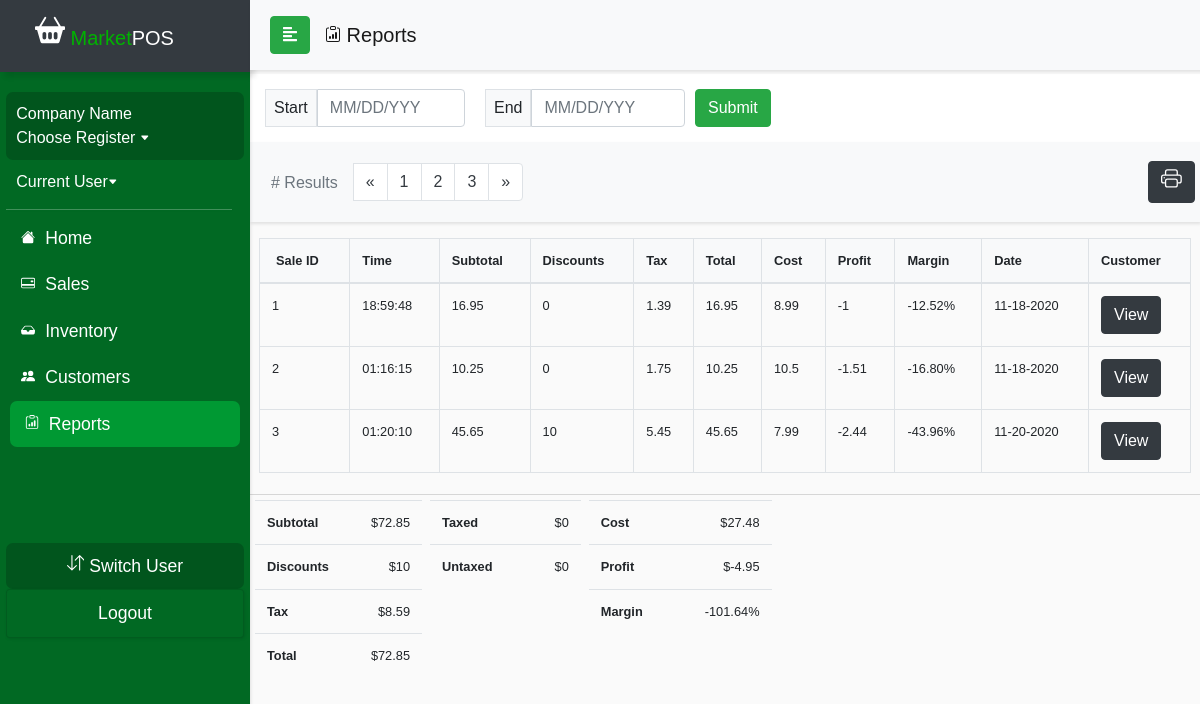
/currentDraft/reportsOverTimeTemplate.php, run on an earlier commit of the app's database.
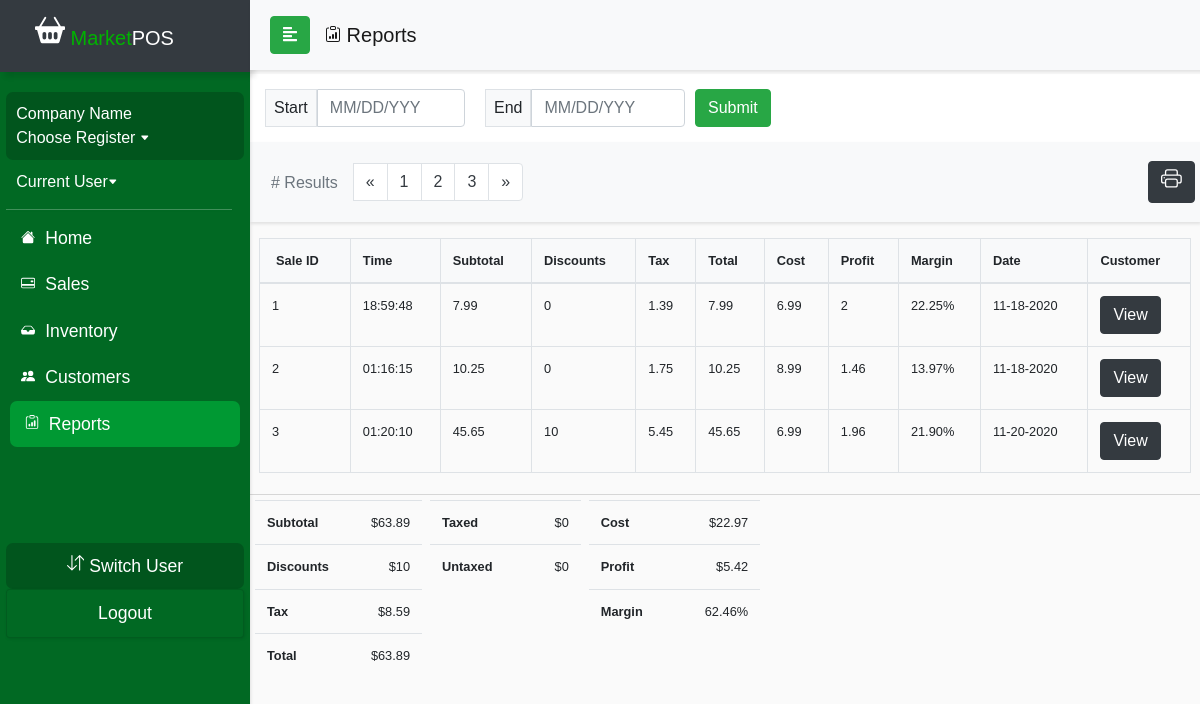
And on a later commit of the database.
### tables this page shows
CREATE TABLE `ticket_system` (
  `ticket_id` int(11) NOT NULL,
  `date` date NOT NULL,
  `company_name` varchar(50) NOT NULL,
  `time` time NOT NULL,
  `quantity` int(11) NOT NULL,
  `subtotal` float NOT NULL,
  `total` float NOT NULL,
  `discount` float NOT NULL,
  `tax` float NOT NULL,
  `tax_rate` float DEFAULT NULL,
  `cash` float DEFAULT NULL,
  `credit` float DEFAULT NULL,
  `cart_purchase` tinyint(1) NOT NULL,
  `customer_id` int(11) DEFAULT NULL,
  `employee_id` int(11) DEFAULT NULL
);

CREATE TABLE `product_inventory` (
  `product_id` int(11) NOT NULL,
  `productName` varchar(50) NOT NULL,
  `productType` varchar(50) NOT NULL,
  `productSubType` varchar(50) NOT NULL,
  `unit_price` float NOT NULL,
  `cost` float NOT NULL,
  `in_stock` int(11) NOT NULL,
  `vendor_id` int(11) DEFAULT NULL,
  `OID` int(11) DEFAULT NULL
);

### currentDraft/reportsOverTimeTemplate.php (the view, shortened to what the changed rows need)
<?php
include_once('config.php');
$query = "SELECT ticket_system.*, product_inventory.cost, product_inventory.unit_price FROM ticket_system
          LEFT JOIN cart_inprogress ON ticket_system.ticket_id=cart_inprogress.CID LEFT JOIN cart ON
          cart_inprogress.CID=cart.CID LEFT JOIN product_inventory ON cart.product_id=product_inventory.product_id";
$result = mysqli_query($conn, $query);
?>
<!DOCTYPE html>
<html>
<head>
  <link rel="stylesheet" href="css/bootstrap.min.css">
  <link rel="stylesheet" href="userStyle2.css">
  <link rel="stylesheet" href="css/jquery.mCustomScrollbar.min.css">
  <link rel="stylesheet" href="css/bootstrap-datepicker3.css">
</head>
<body>
  <div>
    <nav id="sidebar">
      <div class="sidebar-header bg-dark">
        <h1><span><a class="navbar-brand relative-top" href="indexDraft.php">
              <span style="color: #00b300"> Market</span>POS</a></h1>
      </div>
  </div>
  <div id="content">
    <br>
    <div class="wrapper" class="bg-white">
      <div class="row px-4 justify-content-center">
        <table class="table table-bordered table-hover mt-3" id="table" style="font-size:80%;">
          <thead class="bg-light">
            <tr>
              <th class="px-3"> Sale ID </th>
              <th> Time </th>
              <th> Subtotal </th>
              <th> Discounts </th>
              <th> Tax </th>
              <th> Total</th>
              <th> Cost </th>
              <th> Profit</th>
              <th> Margin </th>
              <th> Date </th>
              <th> Customer</th>
            </tr>
          </thead>
          <tbody >
          <?php
    if (isset($_POST['submit'])) {
    $DateBegin = date('Y-m-d', strtotime($_POST['sdate']));
    $DateEnd = date('Y-m-d', strtotime($_POST['edate']));
    $search = mysqli_real_escape_string($conn, $DateBegin);
    while ($row = mysqli_fetch_assoc($result)) {
    if (($row['date'] >= $DateBegin) && ($row['date'] <= $DateEnd)){
      $profit = $row['unit_price'] - $row['cost'];
      $operation = ($profit/$row['unit_price']) * 100;
      $margin = number_format($operation, 2, '.', '');
        echo "<tr><td>"
        . $row['ticket_id'] . "</td><td>". $row['time'] . "</td><td>" . $row['subtotal'] . "</td><td>" . $row['discount'] .
         "</td><td>" . $row['tax'] . "</td><td>" . $row['total'] . "</td><td>" . $row['cost'] . "</td><td>"
        . $profit . "</td><td>" . $margin . "% </td><td>" . date('m-d-Y', strtotime($row['date'])) . "</td><td><a class='btn btn-dark'
        role='button' href='customerDetail.php?Detail=". $row['customer_id'] . "'>View</a>";
      }
      }
        ?>
              </tbody>
            </table>
          </div>
          <div id="contentline"></div>
          <div class="row pl-3">
            <div class="px-1">
              <table class="table table-responsive" style="font-size:80%;">
                <thead>
                </thead>
                <tbody>
                  <tr>
                  <?php
                  $sum=0;
                  $sql = "SELECT subtotal FROM ticket_system WHERE date BETWEEN '$DateBegin' and '$DateEnd'";
                  $result = mysqli_query($conn, $sql);
                  while ($row = mysqli_fetch_assoc($result)) {
                       $sum += $row['subtotal'];
                  }
                  ?>
                    <th style="padding-right: 30px;"> Subtotal </th>
                    <td class="text-right">$<?php echo $sum; ?></td>
                  </tr>
                  <tr>
                  <?php
                  $sum=0;
                  $sql = "SELECT discount FROM ticket_system WHERE date BETWEEN '$DateBegin' and '$DateEnd'";
                  $result = mysqli_query($conn, $sql);
                  while ($row = mysqli_fetch_assoc($result)) {
                  $sum += $row['discount'];
                  }
                  ?>
                    <th style="padding-right: 30px;"> Discounts </th>
                    <td class="text-right">$<? echo $sum; ?></td>
                  </tr>
                  <tr>
                  <?php
                  $sum=0;
                  $sql = "SELECT tax FROM ticket_system WHERE date BETWEEN '$DateBegin' and '$DateEnd'";
                  $result = mysqli_query($conn, $sql);
                  while ($row = mysqli_fetch_assoc($result)) {
                  $sum += $row['tax'];
                  }
                  ?>
                    <th style="padding-right: 30px;"> Tax </th>
                    <td class="text-right">$<?php echo $sum; ?></td>
                  </tr>
                  <tr>
                  <?php
                  $sum=0;
                  $sql = "SELECT total FROM ticket_system WHERE date BETWEEN '$DateBegin' and '$DateEnd'";
                  $result = mysqli_query($conn, $sql);
                  while ($row = mysqli_fetch_assoc($result)) {
                  $sum += $row['total'];
                  }
                  ?>
                    <th style="padding-right: 30px;"> Total </th>
                    <td class="text-right">$<? echo $sum ?></td>
                  </tr>
                </tbody>
              </table>
            </div>
            <div class="px-1">
              <table class="table table-responsive" style="font-size:80%;">
                <thead>
                </thead>
                <tbody>
                  <tr>
                    <th style="padding-right: 50px;"> Taxed </th>
                    <td class="text-right">$0</td>
                  </tr>
                  <tr>
                    <th style="padding-right: 50px;"> Untaxed </th>
                    <td class="text-right">$0</td>
                  </tr>
                </tbody>
              </table>
            </div>
            <div class="px-1">
              <table class="table table-responsive" style="font-size:80%;">
                <thead>
                </thead>
                <tbody>
              <tr>
              <?php
              $sum=0;
              $sql = "SELECT ticket_system.*, product_inventory.cost, product_inventory.unit_price FROM ticket_system
                        LEFT JOIN cart_inprogress ON ticket_system.ticket_id=cart_inprogress.CID LEFT JOIN cart ON
                        cart_inprogress.CID=cart.CID LEFT JOIN product_inventory ON cart.product_id=product_inventory.product_id
                        WHERE date BETWEEN '$DateBegin' and '$DateEnd'";
              $result = mysqli_query($conn, $sql);
              while ($row = mysqli_fetch_assoc($result)) {
                      $sum += $row['cost'];
                }
              ?>
                <th style="padding-right: 50px;"> Cost </th>
                <td class="text-right">$<?php echo $sum; ?></td>
              </tr>
              <tr>
              <?php
              $sum=0;
              $sql = "SELECT ticket_system.*, product_inventory.cost, product_inventory.unit_price FROM ticket_system
                        LEFT JOIN cart_inprogress ON ticket_system.ticket_id=cart_inprogress.CID LEFT JOIN cart ON
                        cart_inprogress.CID=cart.CID LEFT JOIN product_inventory ON cart.product_id=product_inventory.product_id
                        WHERE date BETWEEN '$DateBegin' and '$DateEnd'";
              $result = mysqli_query($conn, $sql);
              while ($row = mysqli_fetch_assoc($result)) {
                $profit = $row['unit_price'] - $row['cost'];
                      $sum += $profit;
                }
              ?>
                <th style="padding-right: 50px;"> Profit </th>
                <td class="text-right">$<?php echo $sum; ?></td>
              </tr>
              <tr>
              <?php
              $sum=0;
              $sql = "SELECT ticket_system.*, product_inventory.cost, product_inventory.unit_price FROM ticket_system
                        LEFT JOIN cart_inprogress ON ticket_system.ticket_id=cart_inprogress.CID LEFT JOIN cart ON
                        cart_inprogress.CID=cart.CID LEFT JOIN product_inventory ON cart.product_id=product_inventory.product_id
                        WHERE date BETWEEN '$DateBegin' and '$DateEnd'";
              $result = mysqli_query($conn, $sql);
              while ($row = mysqli_fetch_assoc($result)) {
                $operation = ($profit/$row['unit_price']) * 100;
                $margin = number_format($operation, 2, '.', '');
                      $sum += $margin;
                }
              ?>
                <th style="padding-right: 50px;"> Margin </th>
                <td class="text-right"><?php echo $sum; ?>%</td>
              </tr>
            </tbody>
              </table>
            </div>
          </div>
        </div>
    <?php
    }
    else {
      while ($row = mysqli_fetch_assoc($result)) {
        $profit = $row['unit_price'] - $row['cost'];
        $operation = ($profit/$row['unit_price']) * 100;
        $margin = number_format($operation, 2, '.', '');
        echo "<tr><td>"
        . $row['ticket_id'] . "</td><td>". $row['time'] . "</td><td>" . $row['subtotal'] . "</td><td>" . $row['discount'] .
         "</td><td>" . $row['tax'] . "</td><td>" . $row['total'] . "</td><td>" . $row['cost'] . "</td><td>"
        . $profit . "</td><td>" . $margin . "% </td><td>" . date('m-d-Y', strtotime($row['date'])) . "</td><td><a class='btn btn-dark'
        role='button' href='customerDetail.php?Detail=". $row['customer_id'] . "'>View</a>";
      }
    }
    ?>
          </tbody>
        </table>
      </div>
      <div class="row pl-3">
        <div class="px-1">
          <table class="table table-responsive" style="font-size:80%;">
            <tbody>
              <tr>
              <?php
                  $sum=0;
                  $sql = "SELECT * FROM ticket_system";
                  $result = mysqli_query($conn, $sql);
                  while ($row = mysqli_fetch_assoc($result)) {
                  $sum += $row['subtotal'];
                  }
                  ?>
                    <th style="padding-right: 30px;"> Subtotal </th>
                    <td class="text-right">$<?php echo $sum; ?></td>
                  </tr>
                  <tr>
                    <th style="padding-right: 30px;"> Discounts </th>
                  </tr>
                  <tr>
                    <th style="padding-right: 30px;"> Tax </th>
                  </tr>
                  <tr>
                  <?php
                  $sum=0;
                  $sql = "SELECT * FROM ticket_system";
                  $result = mysqli_query($conn, $sql);
                  while ($row = mysqli_fetch_assoc($result)) {
                  $sum += $row['total'];
                  }
                  ?>
                    <th style="padding-right: 30px;"> Total </th>
                    <td class="text-right">$<? echo $sum; ?></td>
                  </tr>
            </tbody>
          </table>
        </div>
        <div class="px-1">
          <table class="table table-responsive" style="font-size:80%;">
            <tbody>
              <tr>
                <th style="padding-right: 50px;"> Taxed </th>
              </tr>
              <tr>
                <th style="padding-right: 50px;"> Untaxed </th>
              </tr>
            </tbody>
          </table>
        </div>
        <div class="px-1">
          <table class="table table-responsive" style="font-size:80%;">
            <tbody>
              <tr>
              <?php
              $sum=0;
              $sql = "SELECT ticket_system.*, product_inventory.cost, product_inventory.unit_price FROM ticket_system
                        LEFT JOIN cart_inprogress ON ticket_system.ticket_id=cart_inprogress.CID LEFT JOIN cart ON
                        cart_inprogress.CID=cart.CID LEFT JOIN product_inventory ON cart.product_id=product_inventory.product_id";
              $result = mysqli_query($conn, $sql);
              while ($row = mysqli_fetch_assoc($result)) {
                      $sum += $row['cost'];
                }
              ?>
                <th style="padding-right: 50px;"> Cost </th>
                <td class="text-right">$<?php echo $sum; ?></td>
              </tr>
              <tr>
              <?php
              $sum=0;
              $sql = "SELECT ticket_system.*, product_inventory.cost, product_inventory.unit_price FROM ticket_system
                        LEFT JOIN cart_inprogress ON ticket_system.ticket_id=cart_inprogress.CID LEFT JOIN cart ON
                        cart_inprogress.CID=cart.CID LEFT JOIN product_inventory ON cart.product_id=product_inventory.product_id";
              $result = mysqli_query($conn, $sql);
              while ($row = mysqli_fetch_assoc($result)) {
                $profit = $row['unit_price'] - $row['cost'];
                      $sum += $profit;
                }
              ?>
                <th style="padding-right: 50px;"> Profit </th>
                <td class="text-right">$<?php echo $sum; ?></td>
              </tr>
              <tr>
              <?php
              $sum=0;
              $sql = "SELECT ticket_system.*, product_inventory.cost, product_inventory.unit_price FROM ticket_system
                        LEFT JOIN cart_inprogress ON ticket_system.ticket_id=cart_inprogress.CID LEFT JOIN cart ON
                        cart_inprogress.CID=cart.CID LEFT JOIN product_inventory ON cart.product_id=product_inventory.product_id";
              $result = mysqli_query($conn, $sql);
              while ($row = mysqli_fetch_assoc($result)) {
                $operation = ($profit/$row['unit_price']) * 100;
                $margin = number_format($operation, 2, '.', '');
                      $sum += $margin;
                }
              ?>
                <th style="padding-right: 50px;"> Margin </th>
                <td class="text-right"><?php echo $sum; ?>%</td>
              </tr>
            </tbody>
          </table>
        </div>
      </div>
    </div>
</body>
</html>

What changed in the data, as far as the page shows it:
changed ticket_system id 1: subtotal "16.95" → "7.99"; total "16.95" → "7.99"; product_inventory.cost "8.99" → "6.99"; product_inventory.unit_price+cost "-1" → "2"; product_inventory.unit_price+cost "-12.52" → "22.25"
changed through a linked row, ticket_system id 2: product_inventory.cost "10.5" → "8.99"; product_inventory.unit_price+cost "-1.51" → "1.46"; product_inventory.unit_price+cost "-16.80" → "13.97"
changed through a linked row, ticket_system id 3: product_inventory.cost "7.99" → "6.99"; product_inventory.unit_price+cost "-2.44" → "1.96"; product_inventory.unit_price+cost "-43.96" → "21.90"
Also different on the page:
$sum: "72.85" → "63.89"
$sum: "27.48" → "22.97"
$sum: "-4.95" → "5.42"
$sum: "-101.64" → "62.46"
